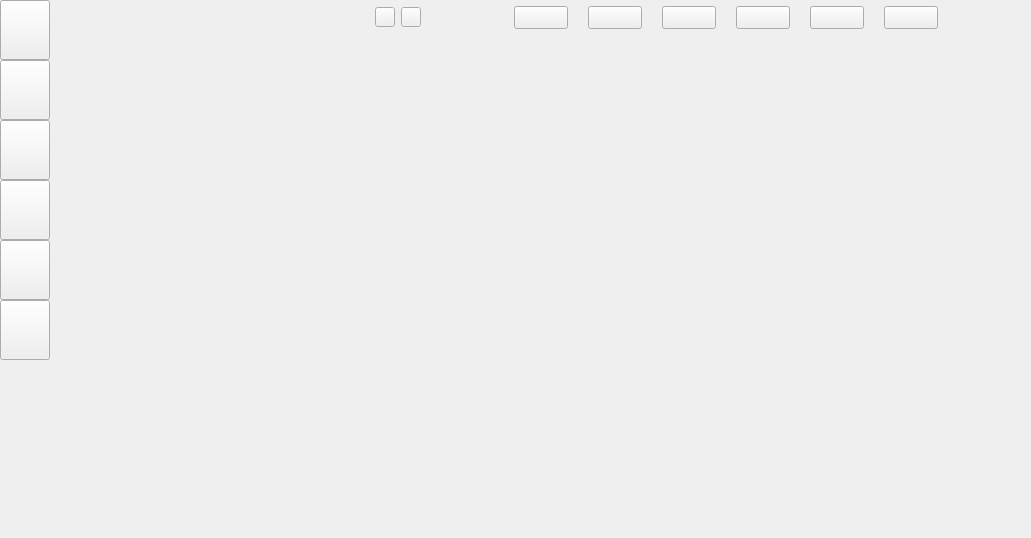
       <widget class="QWidget" name="centerWidget" native="true">
        <property name="styleSheet">
         <string notr="true"/>
        </property>
        <layout class="QHBoxLayout" name="horizontalLayout">
         <property name="spacing">
          <number>0</number>
         </property>
         <property name="leftMargin">
          <number>0</number>
         </property>
         <property name="topMargin">
          <number>0</number>
         </property>
         <property name="rightMargin">
          <number>0</number>
         </property>
         <property name="bottomMargin">
          <number>0</number>
         </property>
         <item>
          <widget class="QWidget" name="centerLeftWidget" native="true">
           <property name="minimumSize">
            <size>
             <width>50</width>
             <height>0</height>
            </size>
           </property>
           <property name="maximumSize">
            <size>
             <width>50</width>
             <height>16777215</height>
            </size>
           </property>
           <property name="styleSheet">
            <string notr="true"/>
           </property>
           <layout class="QVBoxLayout" name="verticalLayout_2">
            <property name="spacing">
             <number>0</number>
            </property>
            <property name="leftMargin">
             <number>0</number>
            </property>
            <property name="topMargin">
             <number>0</number>
            </property>
            <property name="rightMargin">
             <number>0</number>
            </property>
            <property name="bottomMargin">
             <number>0</number>
            </property>
            <item>
             <widget class="QToolButton" name="musicButton_playlist">
              <property name="minimumSize">
               <size>
                <width>50</width>
                <height>60</height>
               </size>
              </property>
              <property name="maximumSize">
               <size>
                <width>50</width>
                <height>60</height>
               </size>
              </property>
              <property name="styleSheet">
               <string notr="true"/>
              </property>
              <property name="text">
               <string/>
              </property>
             </widget>
            </item>
            <item>
             <widget class="QToolButton" name="musicButton_cloud">
              <property name="minimumSize">
               <size>
                <width>50</width>
                <height>60</height>
               </size>
              </property>
              <property name="maximumSize">
               <size>
                <width>50</width>
                <height>60</height>
               </size>
              </property>
              <property name="text">
               <string/>
              </property>
             </widget>
            </item>
            <item>
             <widget class="QToolButton" name="musicButton_radio">
              <property name="minimumSize">
               <size>
                <width>50</width>
                <height>60</height>
               </size>
              </property>
              <property name="maximumSize">
               <size>
                <width>50</width>
                <height>60</height>
               </size>
              </property>
              <property name="text">
               <string/>
              </property>
             </widget>
            </item>
            <item>
             <widget class="QToolButton" name="musicButton_mobile">
              <property name="minimumSize">
               <size>
                <width>50</width>
                <height>60</height>
               </size>
              </property>
              <property name="maximumSize">
               <size>
                <width>50</width>
                <height>60</height>
               </size>
              </property>
              <property name="text">
               <string/>
              </property>
             </widget>
            </item>
            <item>
             <widget class="QToolButton" name="musicButton_mydownl">
              <property name="minimumSize">
               <size>
                <width>50</width>
                <height>60</height>
               </size>
              </property>
              <property name="maximumSize">
               <size>
                <width>50</width>
                <height>60</height>
               </size>
              </property>
              <property name="text">
               <string/>
              </property>
             </widget>
            </item>
            <item>
             <widget class="QToolButton" name="musicButton_tools">
              <property name="minimumSize">
               <size>
                <width>50</width>
                <height>60</height>
               </size>
              </property>
              <property name="maximumSize">
               <size>
                <width>50</width>
                <height>60</height>
               </size>
              </property>
              <property name="text">
               <string/>
              </property>
             </widget>
            </item>
            <item>
             <spacer name="verticalSpacer">
              <property name="orientation">
               <enum>Qt::Vertical</enum>
              </property>
              <property name="sizeHint" stdset="0">
               <size>
                <width>20</width>
                <height>40</height>
               </size>
              </property>
             </spacer>
            </item>
           </layout>
          </widget>
         </item>
         <item>
          <widget class="MusicAnimationStackedWidget" name="songsContainer">
           <property name="minimumSize">
            <size>
             <width>320</width>
             <height>0</height>
            </size>
           </property>
           <property name="maximumSize">
            <size>
             <width>320</width>
             <height>16777215</height>
            </size>
           </property>
          </widget>
         </item>
         <item>
          <widget class="QWidget" name="centerRightWidget" native="true">
           <property name="styleSheet">
            <string notr="true"/>
           </property>
           <layout class="QVBoxLayout" name="verticalLayout_3">
            <property name="spacing">
             <number>0</number>
            </property>
            <property name="leftMargin">
             <number>0</number>
            </property>
            <property name="topMargin">
             <number>0</number>
            </property>
            <property name="rightMargin">
             <number>0</number>
            </property>
            <property name="bottomMargin">
             <number>0</number>
            </property>
            <item>
             <widget class="QWidget" name="stackedFunctionWidget" native="true">
              <property name="minimumSize">
               <size>
                <width>0</width>
                <height>35</height>
               </size>
              </property>
              <property name="maximumSize">
               <size>
                <width>16777215</width>
                <height>35</height>
               </size>
              </property>
              <property name="styleSheet">
               <string notr="true"/>
              </property>
              <layout class="QHBoxLayout" name="horizontalLayout_10">
               <property name="leftMargin">
                <number>5</number>
               </property>
               <property name="topMargin">
                <number>0</number>
               </property>
               <property name="rightMargin">
                <number>0</number>
               </property>
               <property name="bottomMargin">
                <number>0</number>
               </property>
               <item>
                <widget class="QToolButton" name="musicSearchBackButton">
                 <property name="minimumSize">
                  <size>
                   <width>20</width>
                   <height>20</height>
                  </size>
                 </property>
                 <property name="maximumSize">
                  <size>
                   <width>20</width>
                   <height>20</height>
                  </size>
                 </property>
                 <property name="cursor">
                  <cursorShape>PointingHandCursor</cursorShape>
                 </property>
                 <property name="text">
                  <string/>
                 </property>
                </widget>
               </item>
               <item>
                <widget class="QToolButton" name="musicSearchRefreshButton">
                 <property name="minimumSize">
                  <size>
                   <width>20</width>
                   <height>20</height>
                  </size>
                 </property>
                 <property name="maximumSize">
                  <size>
                   <width>20</width>
                   <height>20</height>
                  </size>
                 </property>
                 <property name="cursor">
                  <cursorShape>PointingHandCursor</cursorShape>
                 </property>
                 <property name="text">
                  <string/>
                 </property>
                </widget>
               </item>
               <item>
                <spacer name="horizontalSpacer_2">
                 <property name="orientation">
                  <enum>Qt::Horizontal</enum>
                 </property>
                 <property name="sizeHint" stdset="0">
                  <size>
                   <width>40</width>
                   <height>20</height>
                  </size>
                 </property>
                </spacer>
               </item>
               <item>
                <widget class="QWidget" name="stackedWidgetFunctionOption" native="true">
                 <property name="minimumSize">
                  <size>
                   <width>470</width>
                   <height>0</height>
                  </size>
                 </property>
                 <property name="maximumSize">
                  <size>
                   <width>470</width>
                   <height>16777215</height>
                  </size>
                 </property>
                 <layout class="QHBoxLayout" name="horizontalLayout_8">
                  <property name="spacing">
                   <number>0</number>
                  </property>
                  <property name="leftMargin">
                   <number>0</number>
                  </property>
                  <property name="topMargin">
                   <number>0</number>
                  </property>
                  <property name="rightMargin">
                   <number>0</number>
                  </property>
                  <property name="bottomMargin">
                   <number>0</number>
                  </property>
                  <item>
                   <widget class="QToolButton" name="musicSongWidgetButton">
                    <property name="minimumSize">
                     <size>
                      <width>54</width>
                      <height>23</height>
                     </size>
                    </property>
                    <property name="maximumSize">
                     <size>
                      <width>54</width>
                      <height>23</height>
                     </size>
                    </property>
                    <property name="cursor">
                     <cursorShape>PointingHandCursor</cursorShape>
                    </property>
                   </widget>
                  </item>
                  <item>
                   <widget class="QToolButton" name="musicRadioWidgetButton">
                    <property name="minimumSize">
                     <size>
                      <width>54</width>
                      <height>23</height>
                     </size>
                    </property>
                    <property name="maximumSize">
                     <size>
                      <width>54</width>
                      <height>23</height>
                     </size>
                    </property>
                    <property name="cursor">
                     <cursorShape>PointingHandCursor</cursorShape>
                    </property>
                   </widget>
                  </item>
                  <item>
                   <widget class="QToolButton" name="musicListWidgetButton">
                    <property name="minimumSize">
                     <size>
                      <width>54</width>
                      <height>23</height>
                     </size>
                    </property>
                    <property name="maximumSize">
                     <size>
                      <width>54</width>
                      <height>23</height>
                     </size>
                    </property>
                    <property name="cursor">
                     <cursorShape>PointingHandCursor</cursorShape>
                    </property>
                   </widget>
                  </item>
                  <item>
                   <widget class="QToolButton" name="musicVideoWidgetButton">
                    <property name="minimumSize">
                     <size>
                      <width>54</width>
                      <height>23</height>
                     </size>
                    </property>
                    <property name="maximumSize">
                     <size>
                      <width>54</width>
                      <height>23</height>
                     </size>
                    </property>
                    <property name="cursor">
                     <cursorShape>PointingHandCursor</cursorShape>
                    </property>
                   </widget>
                  </item>
                  <item>
                   <widget class="QToolButton" name="musicLiveWidgetButton">
                    <property name="minimumSize">
                     <size>
                      <width>54</width>
                      <height>23</height>
                     </size>
                    </property>
                    <property name="maximumSize">
                     <size>
                      <width>54</width>
                      <height>23</height>
                     </size>
                    </property>
                    <property name="cursor">
                     <cursorShape>PointingHandCursor</cursorShape>
                    </property>
                   </widget>
                  </item>
                  <item>
                   <widget class="QToolButton" name="musicLrcWidgetButton">
                    <property name="minimumSize">
                     <size>
                      <width>54</width>
                      <height>23</height>
                     </size>
                    </property>
                    <property name="maximumSize">
                     <size>
                      <width>54</width>
                      <height>23</height>
                     </size>
                    </property>
                    <property name="cursor">
                     <cursorShape>PointingHandCursor</cursorShape>
                    </property>
                   </widget>
                  </item>
                 </layout>
                </widget>
               </item>
               <item>
                <spacer name="horizontalSpacer_3">
                 <property name="orientation">
                  <enum>Qt::Horizontal</enum>
                 </property>
                 <property name="sizeHint" stdset="0">
                  <size>
                   <width>40</width>
                   <height>20</height>
                  </size>
                 </property>
                </spacer>
               </item>
              </layout>
             </widget>
            </item>
            <item>
             <widget class="QStackedWidget" name="surfaceStackedWidget">
              <property name="minimumSize">
               <size>
                <width>661</width>
                <height>503</height>
               </size>
              </property>
              <property name="currentIndex">
               <number>0</number>
              </property>
              <widget class="MusicSongSearchOnlineWidget" name="songSearchWidget"/>
              <widget class="MusicLrcContainerForInline" name="musiclrccontainerforinline">
               <widget class="QPushButton" name="lrcDisplayAllButton">
                <property name="enabled">
                 <bool>true</bool>
                </property>
                <property name="geometry">
                 <rect>
                  <x>0</x>
                  <y>200</y>
                  <width>13</width>
                  <height>55</height>
                 </rect>
                </property>
                <property name="minimumSize">
                 <size>
                  <width>13</width>
                  <height>55</height>
                 </size>
                </property>
                <property name="autoFillBackground">
                 <bool>false</bool>
                </property>
                <property name="styleSheet">
                 <string notr="true">QPushButton{border:none;background:transparent;};</string>
                </property>
               </widget>
              </widget>
             </widget>
            </item>
           </layout>
          </widget>
         </item>
        </layout>
       </widget>
